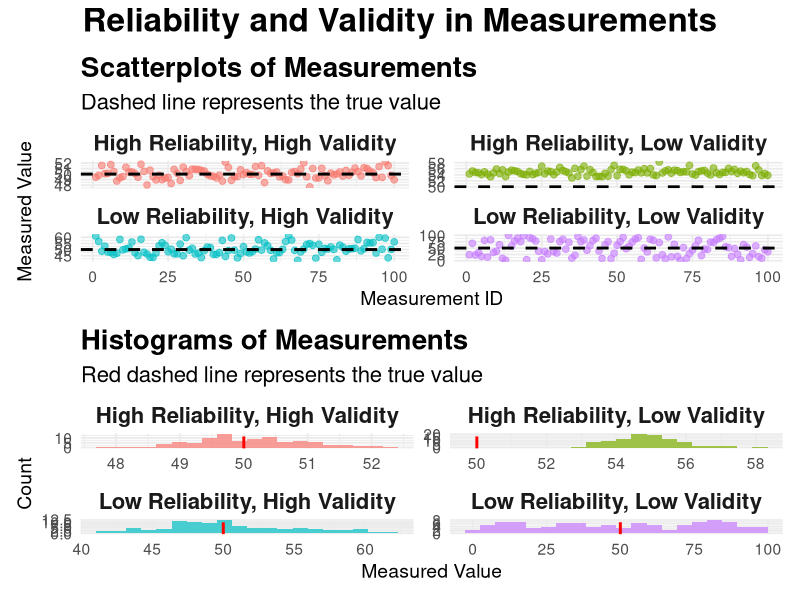
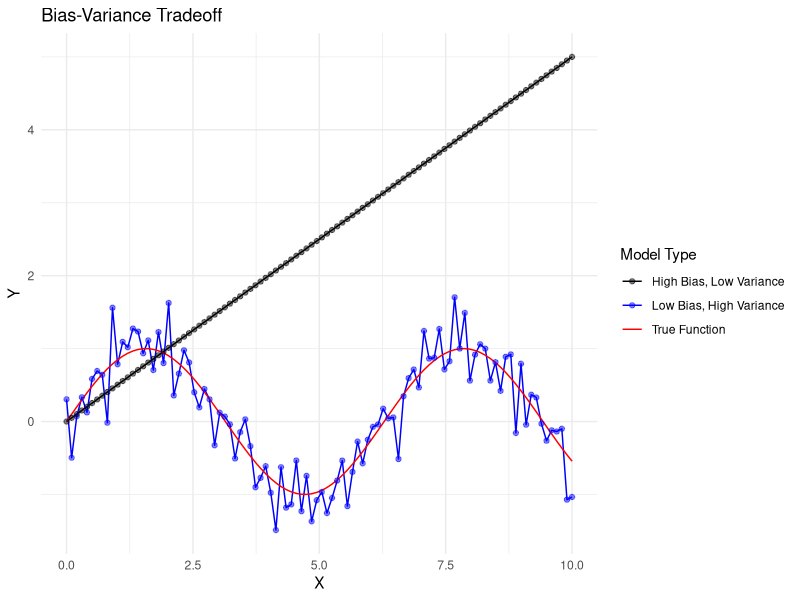
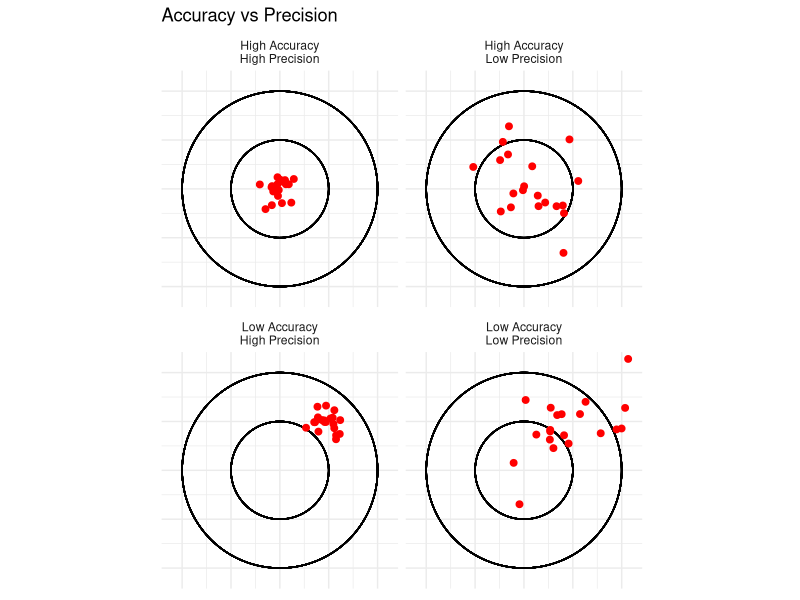
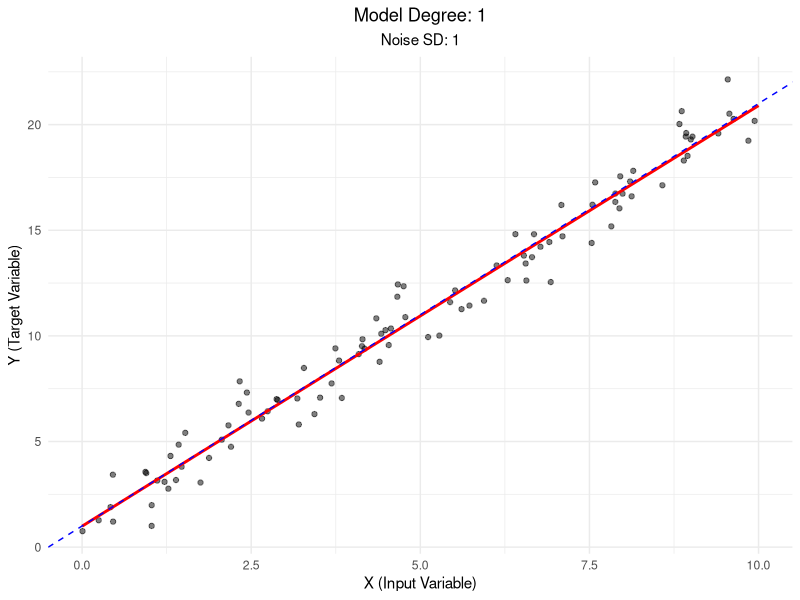
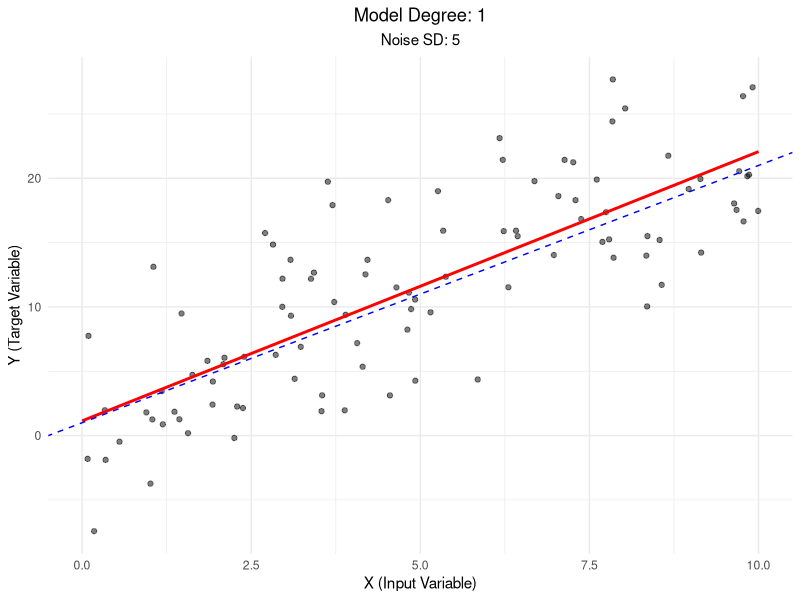
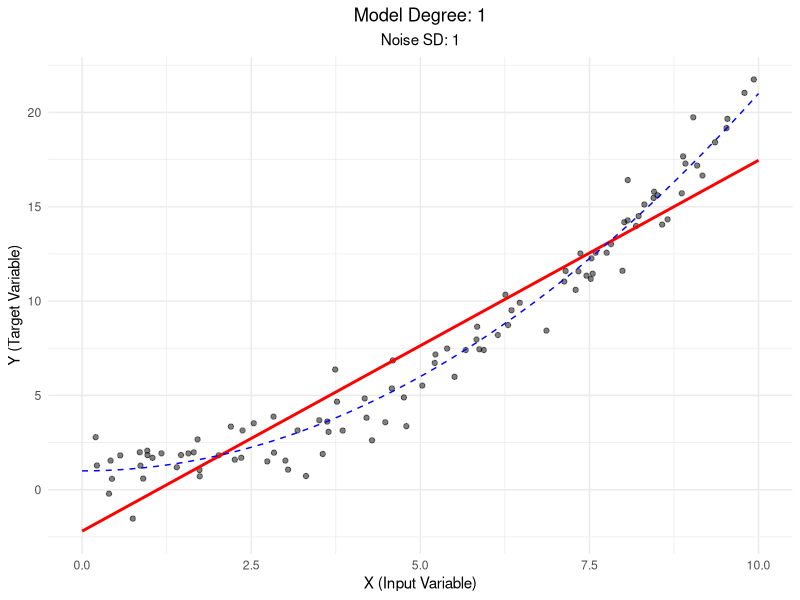
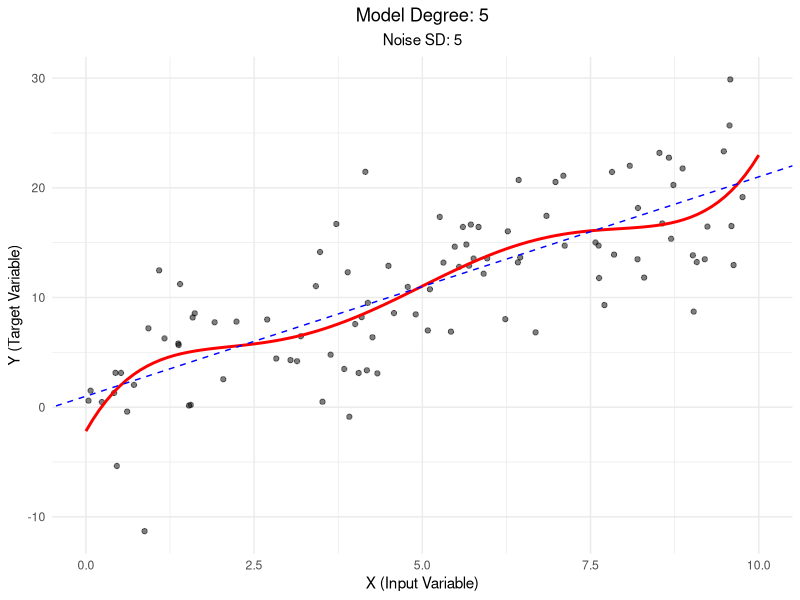

These figures' R source, in order:
## ---- chunk 1
#| fig-width: 12
#| fig-height: 20
#| warning: false
library(ggplot2)
library(dplyr)
library(tidyr)
library(patchwork)

set.seed(123)

# Generate data for each scenario
n <- 100
true_value <- 50

data <- tibble(
  high_rel_high_val = rnorm(n, mean = true_value, sd = 1),
  high_rel_low_val = rnorm(n, mean = true_value + 5, sd = 1),
  low_rel_high_val = rnorm(n, mean = true_value, sd = 5),
  low_rel_low_val = runif(n, min = 0, max = 100)
) %>%
  mutate(id = row_number()) %>%
  pivot_longer(cols = -id, names_to = "scenario", values_to = "measurement")

# Create the scatterplot
scatter_plot <- ggplot(data, aes(x = id, y = measurement, color = scenario)) +
  geom_point(alpha = 0.6, size = 2) +
  geom_hline(yintercept = true_value, linetype = "dashed", color = "black", size = 1) +
  facet_wrap(~ scenario, ncol = 2, scales = "free_y",
             labeller = labeller(scenario = c(
               "high_rel_high_val" = "High Reliability, High Validity",
               "high_rel_low_val" = "High Reliability, Low Validity",
               "low_rel_high_val" = "Low Reliability, High Validity",
               "low_rel_low_val" = "Low Reliability, Low Validity"
             ))) +
  labs(title = "Scatterplots of Measurements",
       subtitle = "Dashed line represents the true value",
       x = "Measurement ID",
       y = "Measured Value") +
  theme_minimal(base_size = 14) +
  theme(legend.position = "none",
        strip.text = element_text(size = 16, face = "bold"),
        plot.title = element_text(size = 20, face = "bold"),
        plot.subtitle = element_text(size = 16))

# Create the histogram
hist_plot <- ggplot(data, aes(x = measurement, fill = scenario)) +
  geom_histogram(bins = 20, alpha = 0.7) +
  geom_vline(xintercept = true_value, color = "red", linetype = "dashed", size = 1) +
  facet_wrap(~ scenario, ncol = 2, scales = "free",
             labeller = labeller(scenario = c(
               "high_rel_high_val" = "High Reliability, High Validity",
               "high_rel_low_val" = "High Reliability, Low Validity",
               "low_rel_high_val" = "Low Reliability, High Validity",
               "low_rel_low_val" = "Low Reliability, Low Validity"
             ))) +
  labs(title = "Histograms of Measurements",
       subtitle = "Red dashed line represents the true value",
       x = "Measured Value",
       y = "Count") +
  theme_minimal(base_size = 14) +
  theme(legend.position = "none",
        strip.text = element_text(size = 16, face = "bold"),
        plot.title = element_text(size = 20, face = "bold"),
        plot.subtitle = element_text(size = 16))

# Combine the plots
combined_plot <- scatter_plot / hist_plot +
  plot_layout(heights = c(1, 1)) +
  plot_annotation(
    title = "Reliability and Validity in Measurements",
    theme = theme(plot.title = element_text(hjust = 0.5, size = 24, face = "bold"))
  )

# Display the combined plot
combined_plot
## ---- chunk 2
#| label: bias-variance-plot
#| fig-cap: "Visualization of Bias-Variance Tradeoff"

x <- seq(0, 10, length.out = 100)
y_true <- sin(x)
y_low_bias_high_var <- y_true + rnorm(100, 0, 0.3)
y_high_bias_low_var <- 0.5 * x

df <- data.frame(x = rep(x, 3),
                 y = c(y_true, y_low_bias_high_var, y_high_bias_low_var),
                 type = rep(c("True Function", "Low Bias, High Variance", "High Bias, Low Variance"), each = 100))

ggplot(df, aes(x = x, y = y, color = type)) +
  geom_line() +
  geom_point(data = subset(df, type != "True Function"), alpha = 0.5) +
  scale_color_manual(values = c("black", "blue", "red")) +
  labs(title = "Bias-Variance Tradeoff",
       x = "X",
       y = "Y",
       color = "Model Type") +
  theme_minimal()
## ---- chunk 3
#| label: accuracy-precision-plot
#| fig-cap: "Visualization of Accuracy vs Precision"

library(ggplot2)
library(ggforce)

create_points <- function(n, x_center, y_center, spread) {
  data.frame(
    x = rnorm(n, x_center, spread),
    y = rnorm(n, y_center, spread)
  )
}

set.seed(101)
points <- rbind(
  cbind(create_points(20, 0, 0, 0.1), type = "High Accuracy\nHigh Precision"),
  cbind(create_points(20, 0.5, 0.5, 0.1), type = "Low Accuracy\nHigh Precision"),
  cbind(create_points(20, 0, 0, 0.3), type = "High Accuracy\nLow Precision"),
  cbind(create_points(20, 0.5, 0.5, 0.3), type = "Low Accuracy\nLow Precision")
)

ggplot(points, aes(x, y)) +
  geom_circle(aes(x0 = 0, y0 = 0, r = 1), color = "black", fill = NA) +
  geom_circle(aes(x0 = 0, y0 = 0, r = 0.5), color = "black", fill = NA) +
  geom_point(color = "red", size = 2) +
  facet_wrap(~type) +
  coord_fixed(xlim = c(-1.1, 1.1), ylim = c(-1.1, 1.1)) +
  theme_minimal() +
  theme(axis.text = element_blank(), axis.title = element_blank()) +
  labs(title = "Accuracy vs Precision")
## ---- chunk 4
knitr::opts_chunk$set(echo = TRUE)
library(ggplot2)
library(dplyr)
set.seed(123)  # for reproducibility
## ---- chunk 5
generate_and_fit <- function(n, intercept, slope, noise_sd, model_degree) {
  # Generate synthetic data
  x <- runif(n, 0, 10)
  y <- intercept + slope * x + rnorm(n, 0, noise_sd)
  
  # Fit model
  formula <- as.formula(paste("y ~", paste0("poly(x, ", model_degree, ", raw = TRUE)")))
  model <- lm(formula, data = data.frame(x, y))
  
  # Generate predictions
  x_pred <- seq(0, 10, length.out = 100)
  y_pred <- predict(model, newdata = data.frame(x = x_pred))
  
  # Plot
  ggplot(data.frame(x, y), aes(x, y)) +
    geom_point(alpha = 0.5) +
    geom_line(data = data.frame(x = x_pred, y = y_pred), color = "red", size = 1) +
    geom_abline(intercept = intercept, slope = slope, color = "blue", linetype = "dashed") +
    labs(title = paste("Model Degree:", model_degree),
         subtitle = paste("Noise SD:", noise_sd),
         x = "X (Input Variable)",
         y = "Y (Target Variable)") +
    theme_minimal() +
    theme(plot.title = element_text(hjust = 0.5),
          plot.subtitle = element_text(hjust = 0.5))
}
## ---- chunk 6
generate_and_fit(n = 100, intercept = 1, slope = 2, noise_sd = 1, model_degree = 1)
## ---- chunk 7
generate_and_fit(n = 100, intercept = 1, slope = 2, noise_sd = 5, model_degree = 1)
## ---- chunk 8
quadratic_data <- function(n, intercept, slope, noise_sd, model_degree) {
  x <- runif(n, 0, 10)
  y <- intercept + slope * x^2 + rnorm(n, 0, noise_sd)
  
  formula <- as.formula(paste("y ~", paste0("poly(x, ", model_degree, ", raw = TRUE)")))
  model <- lm(formula, data = data.frame(x, y))
  
  x_pred <- seq(0, 10, length.out = 100)
  y_pred <- predict(model, newdata = data.frame(x = x_pred))
  
  ggplot(data.frame(x, y), aes(x, y)) +
    geom_point(alpha = 0.5) +
    geom_line(data = data.frame(x = x_pred, y = y_pred), color = "red", size = 1) +
    stat_function(fun = function(x) intercept + slope * x^2, color = "blue", linetype = "dashed") +
    labs(title = paste("Model Degree:", model_degree),
         subtitle = paste("Noise SD:", noise_sd),
         x = "X (Input Variable)",
         y = "Y (Target Variable)") +
    theme_minimal() +
    theme(plot.title = element_text(hjust = 0.5),
          plot.subtitle = element_text(hjust = 0.5))
}

quadratic_data(n = 100, intercept = 1, slope = 0.2, noise_sd = 1, model_degree = 1)
## ---- chunk 9
generate_and_fit(n = 100, intercept = 1, slope = 2, noise_sd = 5, model_degree = 5)
